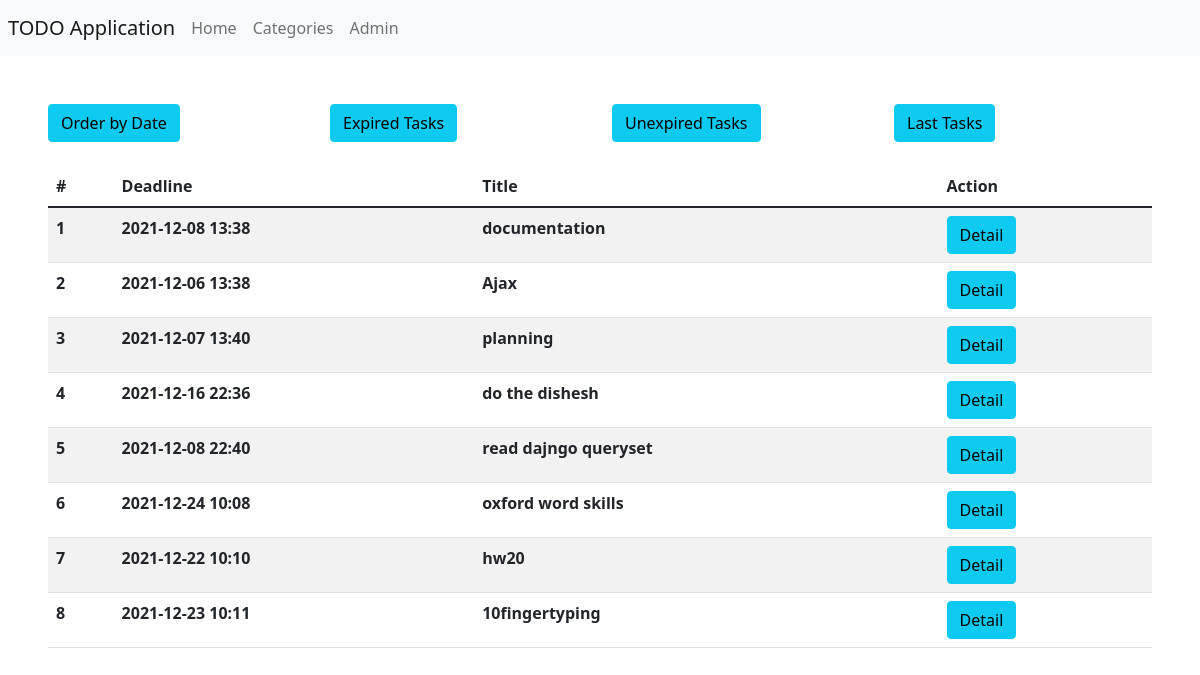
/tasks/, run on an earlier commit of the app's database.
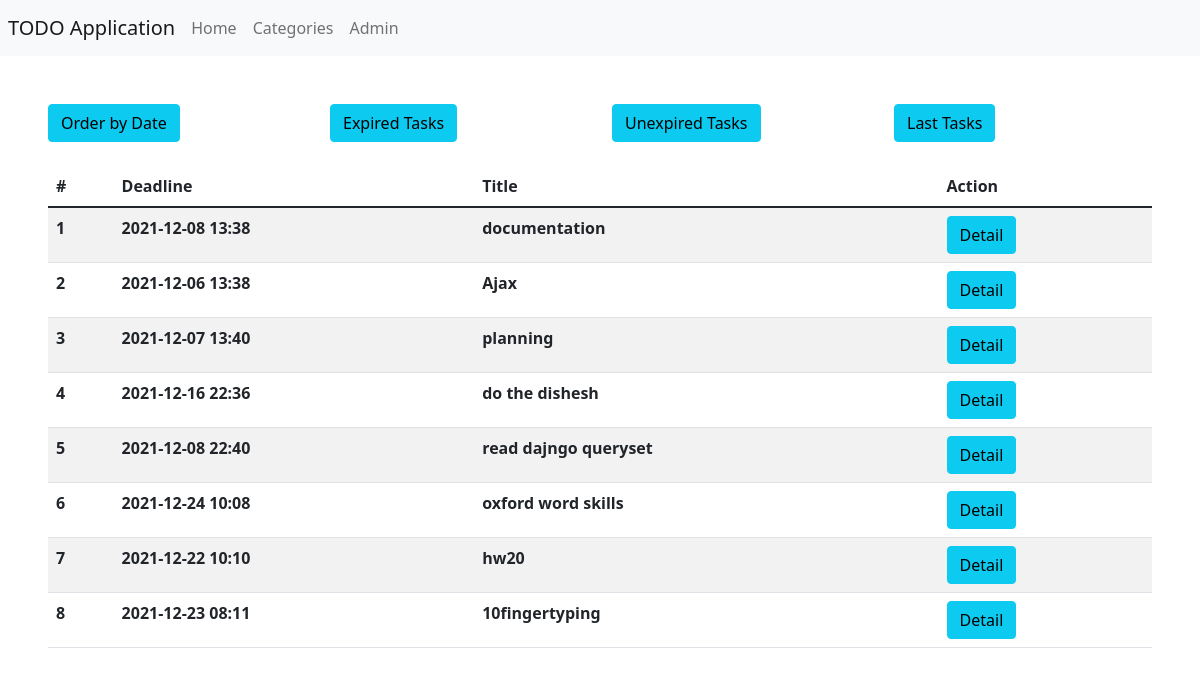
And on a later commit of the database.
### todo/models.py (models this page shows, shortened)
class Task(models.Model):
    PRIORITY_CHOICES = [(3,"Low"), (2,"Medium"), (1,"High")]
    categories = models.ManyToManyField(Category,)
    title = models.CharField(max_length=30)
    description = models.TextField()
    priority = models.IntegerField(choices=PRIORITY_CHOICES)
    schedule = models.DateTimeField()
    time_created = models.DateTimeField(auto_now_add=True)

### todo/views.py (the view, shortened to what this page needs)
# urls.py: path('tasks/', TaskListView.as_view(), name='tasks'),
class TaskListView(ListView):
    model = Task

### templates/todo/task_list.html (shortened to what this page needs)
{% extends 'base.html' %}
{% load static %}
{% block navbar %}
    <li class="nav-item">
        <a class="nav-link" href={% url 'index' %}>Home</a>
    </li>
    <li class="nav-item">
        <a class="nav-link" href={% url 'categories' %}>Categories</a>
    </li>
    <li class="nav-item">
        <a class="nav-link" href={% url 'admin:index' %}>Admin</a>
    </li>
{% endblock navbar %}
{% block content %}
<div class="row">
    <div class="col">
        <a href={% url 'tasks'%} class="button btn btn-info" >Order by Date</a>
    </div>
    <div class="col">
        <a href={% url 'expired_tasks'%} class="button btn btn-info">Expired Tasks</a>
    </div>
    <div class="col">
        <a href={% url 'unexpired_tasks'%} class="button btn btn-info">Unexpired Tasks</a>
    </div>
    <div class="col">
        <a href={% url 'last_tasks'%} class="button btn btn-info">Last Tasks</a>
    </div>
</div>
<table class="table table-striped mt-4">
    <thead>
        <tr>
            <th scope="col">#</th>
            <th scope="col">Deadline</th>
            <th scope="col">Title</th>
            <th scope="col">Action</th>
        </tr>
    </thead>
    <tbody id="tasks_list">
        {% for task in object_list %}
        <tr>
            <th scope="row">{{forloop.counter}}</th>
            <th>{{task.schedule | date:"Y-m-d H:i"}}</th>
            <th>{{task.title}}</th>
            <th>
                <a href="{% url 'task_detail' task.pk %}" class="btn btn-info">Detail</a>
            </th>
        </tr>
        {% endfor %}
    </tbody>
</table>
{% endblock content %}

What changed in the data, as far as the page shows it:
changed Task "10fingertyping": schedule "2021-12-23 10:11" → "2021-12-23 08:11"
